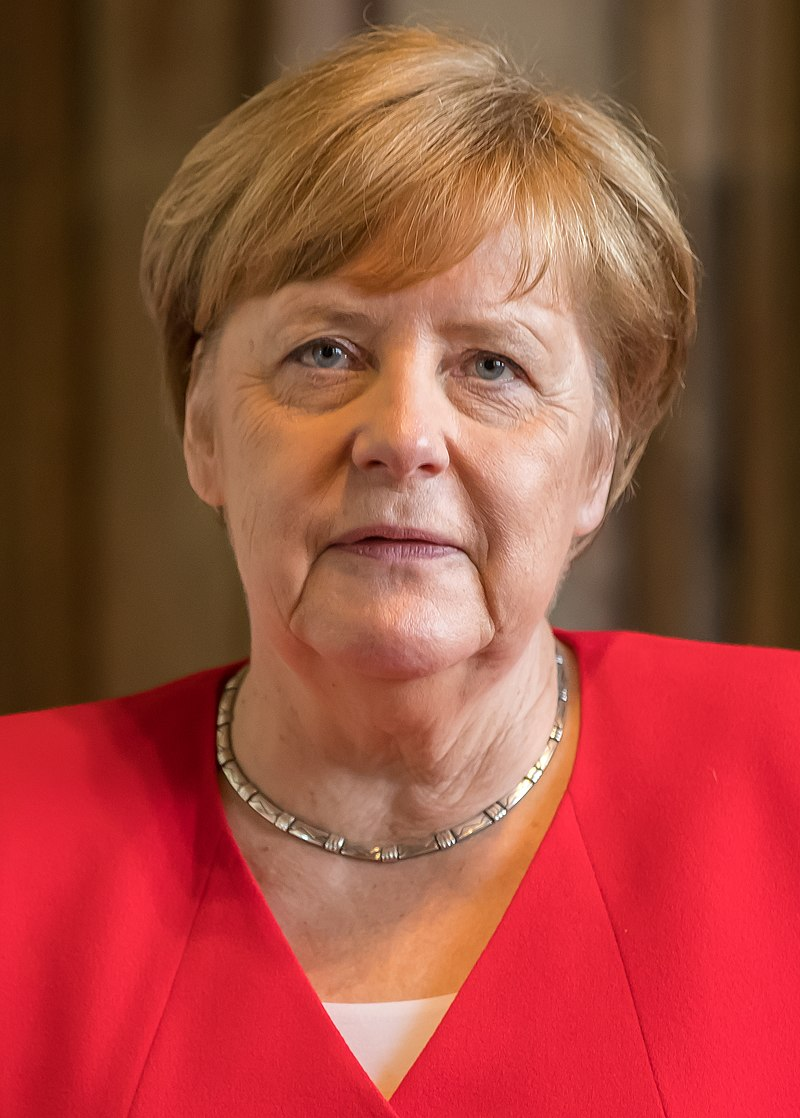
#> input picture asset/images/Angela_Merkel.jpg, 800 x 1118 px, given in place of the camera
$ python main.py
#> lines starting #> are read from the running program, lines starting #| are printed output that depends on the picture
from imutils.video import VideoStream
import argparse
import imutils
import time
import cv2
import os

cascades_path = 'lib/haar_cascades'

detectorPaths = {
    "face": "haarcascade_frontalface_default.xml",
    "eyes": "haarcascade_eye.xml",
    # "smile": "haarcascade_upperbody.xml",
}
# initialize a dictionary to store our haar cascade detectors
print("[INFO] loading haar cascades...")

detectors = {}
# loop over our detector paths
for (name, path) in detectorPaths.items():
    # load the haar cascade from disk and store it in the detectors
    # dictionary
    path = os.path.sep.join([cascades_path, path])
    detectors[name] = cv2.CascadeClassifier(path)

# initialize the video stream and allow the camera sensor to warm up
print("[INFO] starting video stream...")
cap = cv2.VideoCapture(0)

# loop over the frames from the video stream
while cap.isOpened():
    # grab the frame from the video stream, resize it, and convert it
    # to grayscale
    success, frame = cap.read()
#> frame is the input picture: shape (1118, 800, 3); mean B, G, R 62.6, 76.5, 158.7
    frame = cv2.cvtColor(frame, cv2.COLOR_BGR2RGB)
    frame.flags.writeable = False
    frame = imutils.resize(frame, width=500)
#> frame: shape (698, 500, 3)

    gray = cv2.cvtColor(frame, cv2.COLOR_BGR2GRAY)
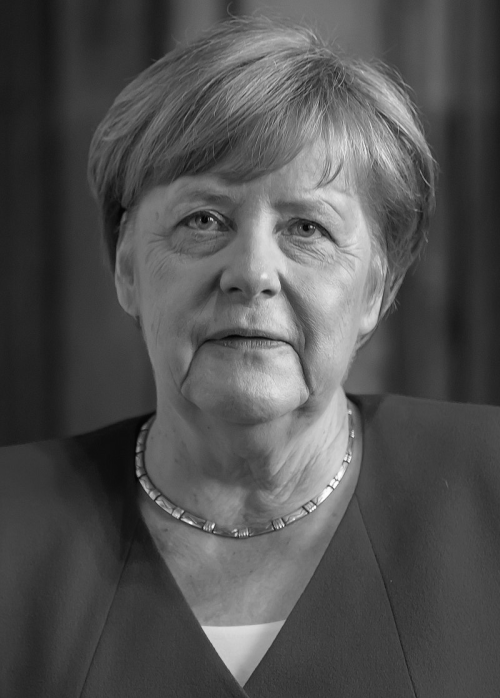
#> gray: shape (698, 500); min 2, max 254, mean 81.7
    # perform face detection using the appropriate haar cascade
    faceRects = detectors["face"].detectMultiScale(gray, scaleFactor=1.05, minNeighbors=5, minSize=(30, 30), flags=cv2.CASCADE_SCALE_IMAGE)
#> faceRects = [[103, 108, 299, 299]]

    frame.flags.writeable = True
    frame = cv2.cvtColor(frame, cv2.COLOR_RGB2BGR)

    # loop over the face bounding boxes
    for (fX, fY, fW, fH) in faceRects:
        # extract the face ROI
        faceROI = gray[fY:fY + fH, fX:fX + fW]
        # apply eyes detection to the face ROI
        eyeRects = detectors["eyes"].detectMultiScale(faceROI, scaleFactor=1.1, minNeighbors=10, minSize=(15, 15), flags=cv2.CASCADE_SCALE_IMAGE)

        # loop over the eye bounding boxes
        for (eX, eY, eW, eH) in eyeRects:
            # draw the eye bounding box
            ptA = (fX + eX, fY + eY)
            ptB = (fX + eX + eW, fY + eY + eH)
            cv2.rectangle(frame, ptA, ptB, (0, 0, 255), 2)

        # draw the face bounding box on the frame
        cv2.rectangle(frame, (fX, fY), (fX + fW, fY + fH), (0, 255, 0), 2)
#> this loop made 1 pass
#> (fX, fY, fW, fH, eyeRects) on pass 1: (103, 108, 299, 299, [[177, 97, 48, 48], [66, 80, 68, 68]])
#> pass 1, `faceROI = gray[fY:fY + fH, fX:fX + fW]`:
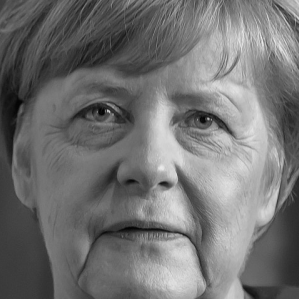
#> faceROI: shape (299, 299); min 2, max 235, mean 114.2
#> after the loop:
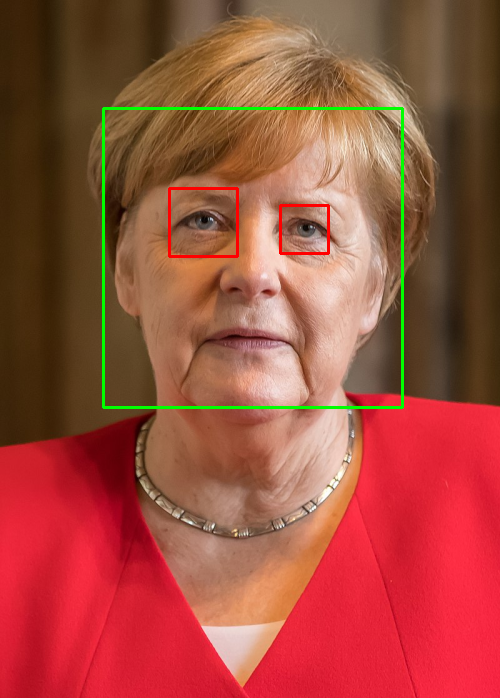
#> frame: shape (698, 500, 3); mean B, G, R 61.6, 77.8, 157.7

    # show the output frame
    cv2.imshow("Frame", frame)

    if cv2.waitKey(5) & 0xFF == 27:
#> (key Esc is pressed here)
        break

cap.release()

$ run again, on asset/images/Boris_Johnson.jpg
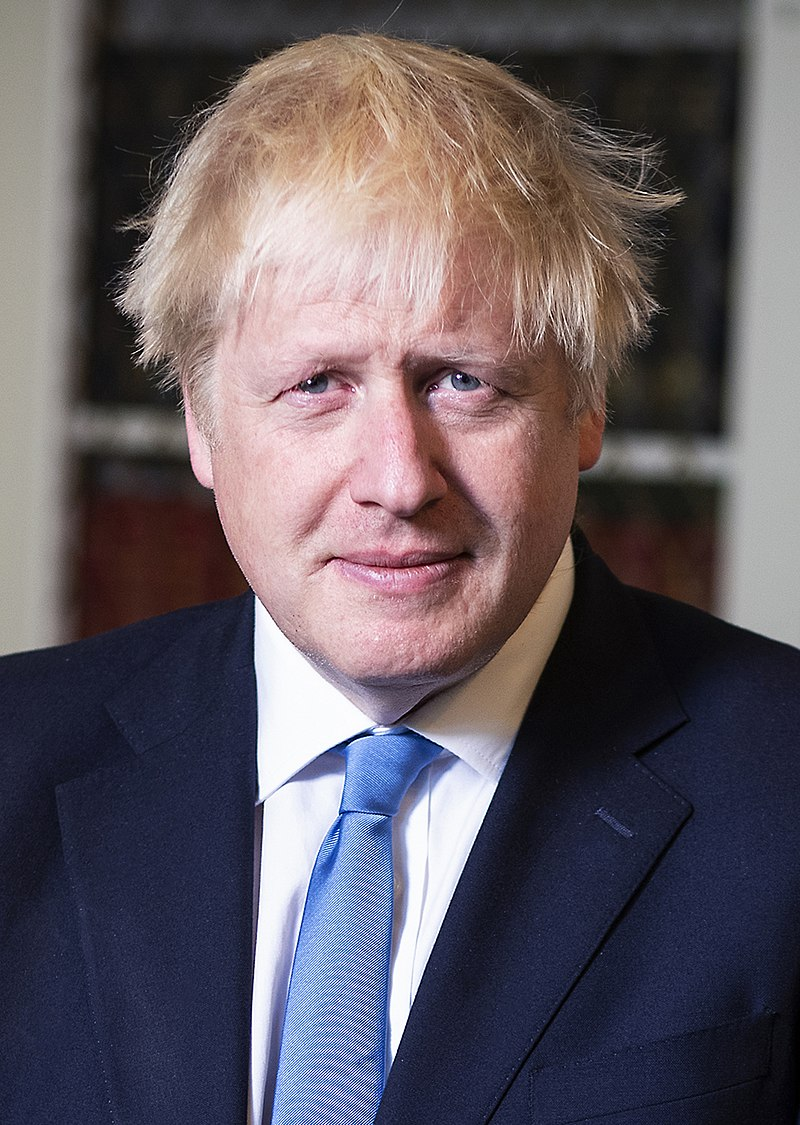
#> input picture asset/images/Boris_Johnson.jpg, 800 x 1125 px, given in place of the camera
#> frame is the input picture: shape (1125, 800, 3); mean B, G, R 96.9, 89.8, 98.4
#> faceRects = [[103, 132, 279, 279]]
#> the loop `for (fX, fY, fW, fH) in faceRects:` made 1 pass
#> (fX, fY, fW, fH, eyeRects) on pass 1: (103, 132, 279, 279, [[61, 74, 72, 72]])
#> pass 1, `faceROI = gray[fY:fY + fH, fX:fX + fW]`:
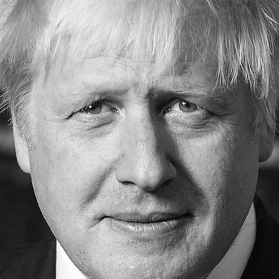
#> faceROI: shape (279, 279); min 3, max 253, mean 134.3
#> after the loop `for (fX, fY, fW, fH) in faceRects:`:
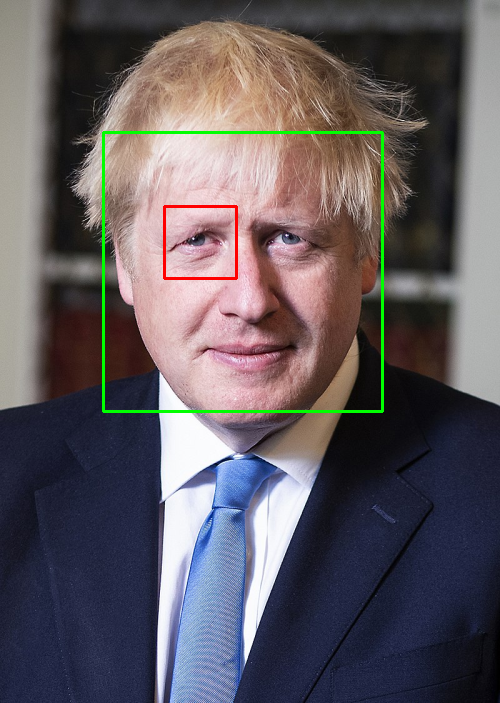
#> frame: shape (703, 500, 3); mean B, G, R 95.6, 90.8, 97.3

$ run again, on asset/images/Emmanuel_Macron.jpg
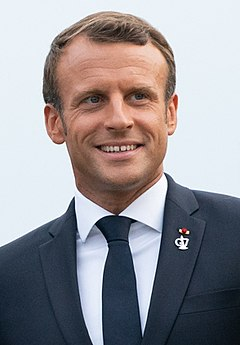
#> input picture asset/images/Emmanuel_Macron.jpg, 240 x 345 px, given in place of the camera
#> frame is the input picture: shape (345, 240, 3); mean B, G, R 150.5, 146.2, 149.4
#> faceRects = [[104, 96, 279, 279]]
#> the loop `for (fX, fY, fW, fH) in faceRects:` made 1 pass
#> (fX, fY, fW, fH, eyeRects) on pass 1: (104, 96, 279, 279, [[148, 74, 65, 65], [60, 80, 67, 67]])
#> pass 1, `faceROI = gray[fY:fY + fH, fX:fX + fW]`:
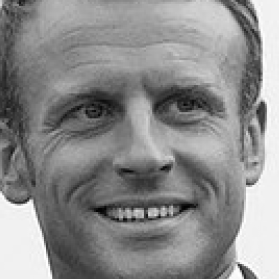
#> faceROI: shape (279, 279); min 2, max 255, mean 139.8
#> after the loop `for (fX, fY, fW, fH) in faceRects:`:
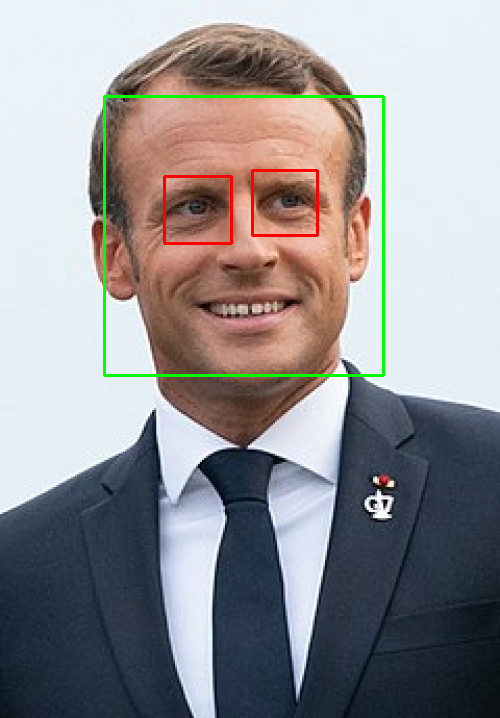
#> frame: shape (718, 500, 3); mean B, G, R 148.5, 146.4, 148

$ run again, on asset/images/kim.jpg
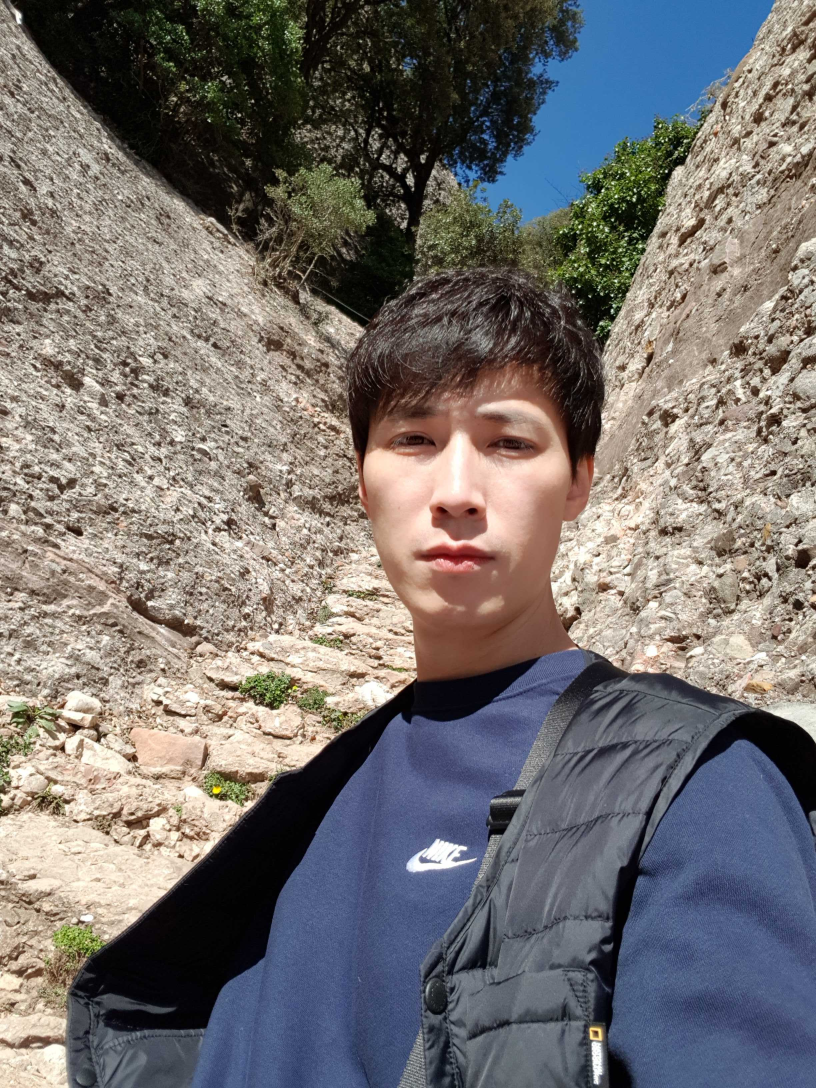
#> input picture asset/images/kim.jpg, 2448 x 3264 px, given in place of the camera (shown at 1/3 size)
#> frame is the input picture: shape (3264, 2448, 3); mean B, G, R 110.7, 112.2, 116.6
#> `gray = cv2.cvtColor(frame, cv2.COLOR_BGR2GRAY)`:
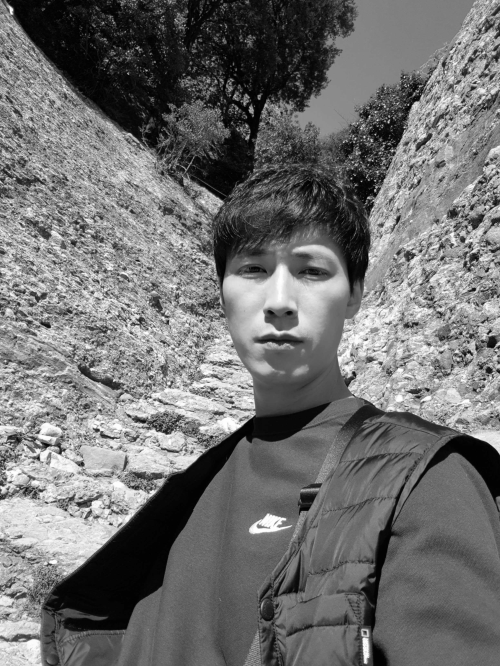
#> gray: shape (666, 500); min 0, max 255, mean 112.3
#> faceRects = [[17, 441, 48, 48], [388, 128, 51, 51], [204, 211, 155, 155]]
#> the loop `for (fX, fY, fW, fH) in faceRects:` made 3 passes
#> after the loop `for (fX, fY, fW, fH) in faceRects:`:
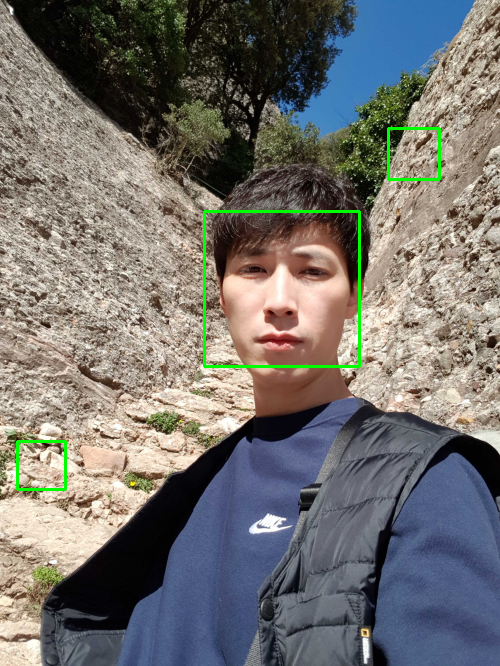
#> frame: shape (666, 500, 3); mean B, G, R 109.7, 113.4, 115.3
